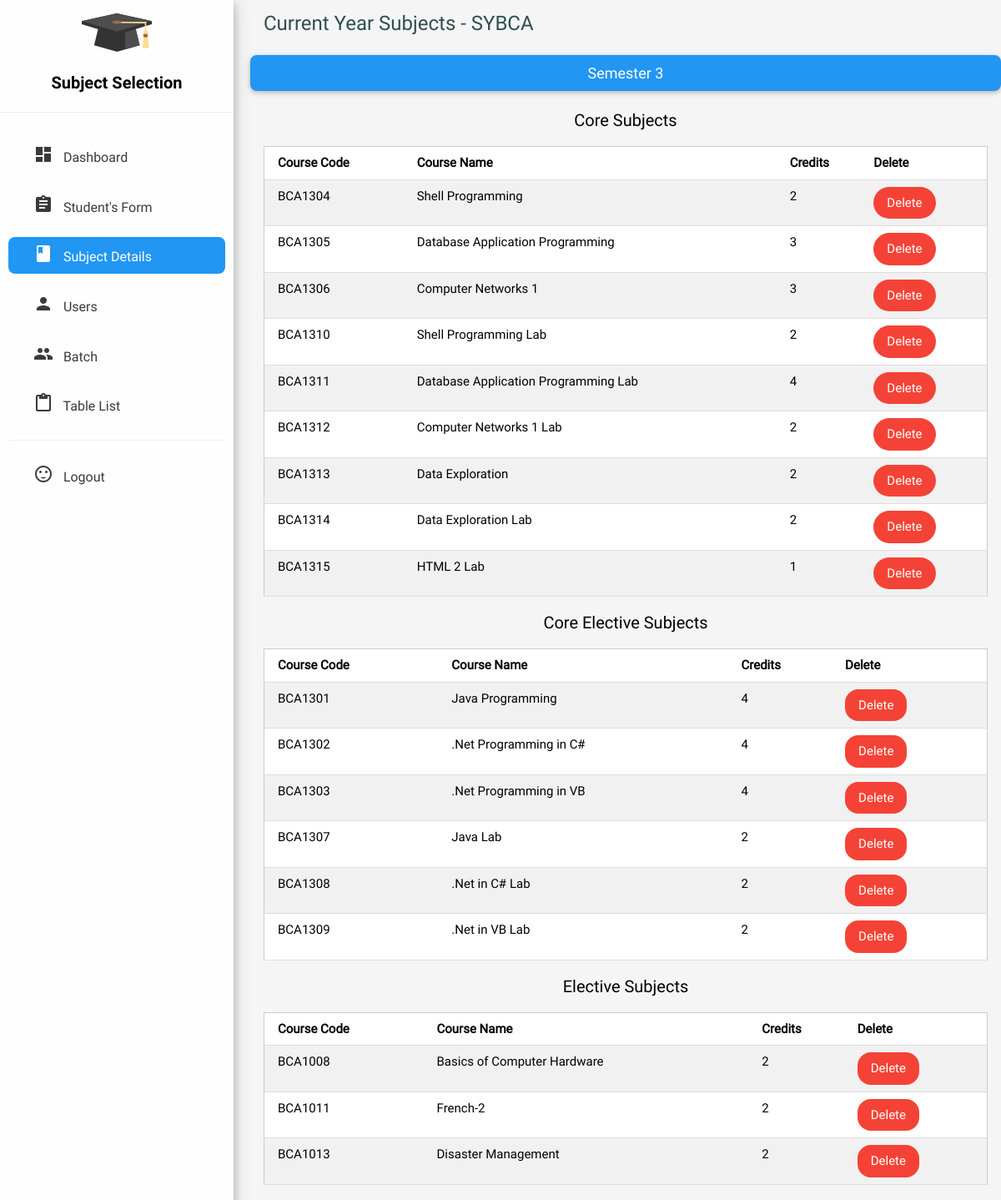
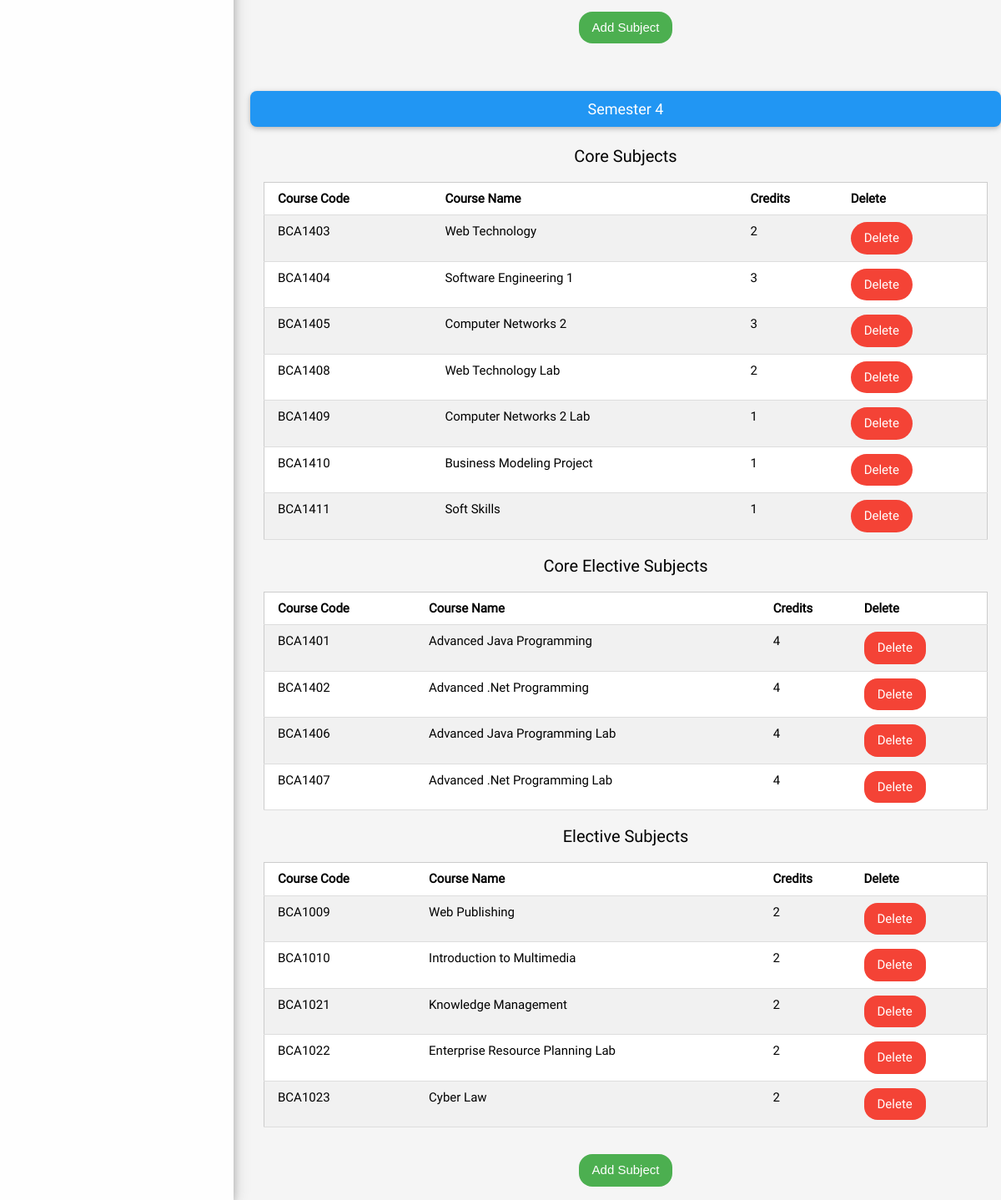
/admin/editSubjectsSYBCA.php (signed in), run on the app's committed database (2 pictures, top to bottom).
### tables this page shows
CREATE TABLE `bcasubjectlist` (
  `course_code` varchar(8) NOT NULL COMMENT ' ',
  `course_name` varchar(50) NOT NULL,
  `credits` int(1) NOT NULL,
  `course_type` varchar(25) NOT NULL
);

### admin/editSubjectsSYBCA.php (the view, shortened to what this page needs)
<!DOCTYPE html>
<html>
    <link rel="stylesheet" href="../css/w3.css">
    <link rel="stylesheet" href="../css/materialfonts.css">
    <body style="background-color: #f5f5f5;" onload="document.getElementById('fh1').click();document.getElementById('fh2').click();">
            <div class="w3-sidebar w3-bar-block w3-collapse w3-card-4 " style="width:280px;background-color: #fefefe;" id="mySidebar">
                <div class="w3-center">
                  <img class="w3-image  w3-margin-top w3-centered" height="30%" width="30%" src="../images/hat.svg" alt="hat" />
                  <p class="w3-centered" style="font-family: robotobold;font-size: 20px;">Subject Selection</p>
                </div>
                <hr>
                <div class="w3-center" style="padding: 10px;">
                    <a href="AdminDashboard.php" class="w3-bar-item w3-button w3-hover-light-gray w3-round-large w3-margin-bottom w3-text-dark-grey" style="font-family: robotoregular;padding-left: 30px;font-size: 16px;" ><i class="material-icons">dashboard</i>&nbsp;&nbsp; Dashboard</a>
                    <a href="AdminStudentForm.php" class="w3-bar-item w3-button w3-hover-light-gray w3-round-large w3-margin-bottom w3-text-dark-grey" style="font-family: robotoregular;padding-left: 30px;font-size: 16px;"><i class="material-icons">assignment</i>&nbsp;&nbsp; Student's Form</a>
                    <a href="AdminSubjectDetails.php" class="w3-bar-item w3-button w3-hover-blue w3-round-large w3-margin-bottom w3-blue w3-text-white" style="font-family: robotoregular;padding-left: 30px;font-size: 16px;"><i class="material-icons">book</i>&nbsp;&nbsp; Subject Details</a>
                    <a href="Users.php" class="w3-bar-item w3-button w3-hover-light-gray w3-round-large w3-margin-bottom w3-text-dark-grey" style="font-family: robotoregular;padding-left: 30px;font-size: 16px;"><i class="material-icons">person</i>&nbsp;&nbsp; Users</a>
                    <a href="batch.php" class="w3-bar-item w3-button w3-hover-light-gray w3-round-large w3-margin-bottom w3-text-dark-grey" style="font-family: robotoregular;padding-left: 30px;font-size: 16px;"><i class="material-icons">group</i>&nbsp;&nbsp; Batch</a>
                    <a href="TableList.php" class="w3-bar-item w3-button w3-hover-light-gray w3-round-large w3-margin-bottom w3-text-dark-grey" style="font-family: robotoregular;padding-left: 30px;font-size: 16px;"><i class="material-icons">content_paste</i>&nbsp;&nbsp; Table List</a>
                    <hr>
                        <a href="logout.php" class="w3-bar-item w3-button w3-hover-light-gray w3-round-medium w3-margin-top w3-text-dark-grey" style="font-family: robotoregular;padding-left: 30px;font-size: 16px;float:bottom;"><i class="material-icons">sentiment_satisfied</i>&nbsp;&nbsp; Logout</a>
                </div>
            </div>
            <div class="w3-main" style="margin-left:300px">
                <div>
                  <div class="w3-container">
                      <h3 style="font-family: robotoregular;color: darkslategray">Current Year Subjects - SYBCA </h3>
                  </div>
                </div>
                <h5 class="w3-button w3-card w3-block w3-white w3-hover-blue w3-round-large" id="fh1" onclick="myFunction('Demo1')" style="font-family: robotoregular;">Semester 3</h5>
                <div id="Demo1" class="w3-hide w3-center w3-container">
                        <?php
                            include '../DBConnection.php';
                            $sql="SELECT * FROM `ssbca-i`";
                            $result = $conn->query($sql);
                            if ($result->num_rows > 0)
                            {
                                echo '<h4 style="font-family: robotoregular;">Core Subjects</h4>';
                                $sql="SELECT bcasubjectlist.course_code,bcasubjectlist.course_name,bcasubjectlist.credits FROM bcasubjectlist INNER JOIN `ssbca-i` ON bcasubjectlist.course_code=`ssbca-i`.course_code WHERE bcasubjectlist.course_type=\"ssbca1_core\" ORDER BY bcasubjectlist.course_code ";
                                $result = $conn->query($sql);
                                if ($result->num_rows > 0) {
                                    echo'<table  class="w3-table-all  w3-margin-bottom w3-margin-top">';
                                    echo'<tr style="font-family: robotoregular;"> <th>Course Code</th> <th>Course Name</th> <th>Credits</th>  <th>Delete</th></tr>';
                                    while($row = $result->fetch_assoc()) {
                                        echo '<tr style="font-family: robotoregular;">';
                                        echo '<td>'.$row['course_code'].'</td>';
                                        echo '<td>'.$row['course_name'].'</td>';
                                        echo '<td>'.$row['credits'].'</td>';
                                        echo '<td><button type="button" name="delete" onclick="deleteSub(this);" class="w3-btn w3-red  w3-round-xxlarge" course_code='.$row['course_code'].' courseType="ssbca-i">Delete</button></td>';
                                        echo '</tr>';
                                    }
                                    echo"</table>";
                                }
                                else{
                                    echo'<p class="w3-text-red">No Core Subject has been set ! </p>';
                                }
                                echo '<h4 style="font-family: robotoregular;">Core Elective Subjects</h4>';
                                $sql="SELECT bcasubjectlist.course_code,bcasubjectlist.course_name,bcasubjectlist.credits FROM bcasubjectlist INNER JOIN `ssbca-i` ON bcasubjectlist.course_code=`ssbca-i`.course_code WHERE bcasubjectlist.course_type=\"ssbca1_core_elective\" ORDER BY bcasubjectlist.course_code ";
                                $result = $conn->query($sql);
                                if ($result->num_rows > 0) {
                                    echo'<table  class="w3-table-all  w3-margin-bottom w3-margin-top">';
                                    echo'<tr style="font-family: robotoregular;"> <th>Course Code</th> <th>Course Name</th> <th>Credits</th>  <th>Delete</th></tr>';
                                    while($row = $result->fetch_assoc()) {
                                        echo '<tr style="font-family: robotoregular;">';
                                        echo '<td>'.$row['course_code'].'</td>';
                                        echo '<td>'.$row['course_name'].'</td>';
                                        echo '<td>'.$row['credits'].'</td>';
                                        echo '<td><button type="button" name="delete" onclick="deleteSub(this);" class="w3-btn w3-red  w3-round-xlarge" course_code='.$row['course_code'].' courseType="ssbca-i">Delete</button></td>';
                                        echo '</tr>';
                                    }
                                    echo"</table>";
                                }
                                else{
                                    echo'<p class="w3-text-red">No Core Elective Subject has been set ! </p>';
                                }
                                echo '<h4 style="font-family: robotoregular;">Elective Subjects</h4>';
                                $sql="SELECT bcasubjectlist.course_code,bcasubjectlist.course_name,bcasubjectlist.credits FROM bcasubjectlist INNER JOIN `ssbca-i` ON bcasubjectlist.course_code=`ssbca-i`.course_code WHERE bcasubjectlist.course_type=\"elective\" ORDER BY bcasubjectlist.course_code ";
                                $result = $conn->query($sql);
                                if ($result->num_rows > 0) {
                                    echo'<table  class="w3-table-all  w3-margin-bottom w3-margin-top">';
                                    echo'<tr style="font-family: robotoregular;"> <th>Course Code</th> <th>Course Name</th> <th>Credits</th>  <th>Delete</th></tr>';
                                    while($row = $result->fetch_assoc()) {
                                        echo '<tr style="font-family: robotoregular;">';
                                        echo '<td>'.$row['course_code'].'</td>';
                                        echo '<td>'.$row['course_name'].'</td>';
                                        echo '<td>'.$row['credits'].'</td>';
                                        echo '<td><button type="button" name="delete" onclick="deleteSub(this);" class="w3-btn w3-red  w3-round-xlarge" course_code='.$row['course_code'].' courseType="ssbca-i">Delete</button></td>';
                                        echo '</tr>';
                                    }
                                    echo"</table>";
                                }
                                else{
                                    echo'<p class="w3-text-red">No Elective Subject has been set ! </p>';
                                }
                            }
                            else {
                                echo'<p class="w3-text-red">No Subject has been set ! </p>';
                            }
                        ?>
                    <div>
                            <button class="w3-btn w3-green w3-round-xlarge w3-margin" onclick="document.getElementById('adds1').style.display='block'">Add Subject</button>
                        </div>
                    </div>
                <h5 class="w3-button w3-card w3-block w3-white w3-hover-blue w3-round-large" id="fh2" onclick="myFunction('Demo2')" style="font-family: robotoregular;margin-top: 40px;">Semester 4</h5>
                <div id="Demo2" class="w3-hide w3-center w3-container">
                        <?php
                            include '../DBConnection.php';
                            $sql="SELECT * FROM `ssbca-ii`";
                            $result = $conn->query($sql);
                            if ($result->num_rows > 0)
                            {
                                echo '<h4 style="font-family: robotoregular;">Core Subjects</h4>';
                                $sql="SELECT bcasubjectlist.course_code,bcasubjectlist.course_name,bcasubjectlist.credits FROM bcasubjectlist INNER JOIN `ssbca-ii` ON bcasubjectlist.course_code=`ssbca-ii`.course_code WHERE bcasubjectlist.course_type=\"ssbca2_core\" ORDER BY bcasubjectlist.course_code ";
                                $result = $conn->query($sql);
                                if ($result->num_rows > 0) {
                                    echo'<table  class="w3-table-all w3-margin-bottom w3-margin-top">';
                                    echo'<tr style="font-family: robotoregular;"> <th>Course Code</th> <th>Course Name</th> <th>Credits</th> <th>Delete</th></tr>';
                                    while($row = $result->fetch_assoc()) {
                                        echo '<tr style="font-family: robotoregular;">';
                                        echo '<td>'.$row['course_code'].'</td>';
                                        echo '<td>'.$row['course_name'].'</td>';
                                        echo '<td>'.$row['credits'].'</td>';
                                        echo '<td><button type="button" name="delete" onclick="deleteSub(this);" class="w3-btn w3-red  w3-round-xxlarge" course_code='.$row['course_code'].' courseType="ssbca-ii">Delete</button></td>';
                                        echo '</tr>';
                                    }
                                    echo"</table>";
                                }
                                else{
                                    echo'<p class="w3-text-red">No Core Subject has been set ! </p>';
                                }
                                echo '<h4 style="font-family: robotoregular;">Core Elective Subjects</h4>';
                                $sql="SELECT bcasubjectlist.course_code,bcasubjectlist.course_name,bcasubjectlist.credits FROM bcasubjectlist INNER JOIN `ssbca-ii` ON bcasubjectlist.course_code=`ssbca-ii`.course_code WHERE bcasubjectlist.course_type=\"ssbca2_core_elective\" ORDER BY bcasubjectlist.course_code ";
                                $result = $conn->query($sql);
                                if ($result->num_rows > 0) {
                                    echo'<table  class="w3-table-all  w3-margin-bottom w3-margin-top">';
                                    echo'<tr style="font-family: robotoregular;"> <th>Course Code</th> <th>Course Name</th> <th>Credits</th> <th>Delete</th></tr>';
                                    while($row = $result->fetch_assoc()) {
                                        echo '<tr style="font-family: robotoregular;">';
                                        echo '<td>'.$row['course_code'].'</td>';
                                        echo '<td>'.$row['course_name'].'</td>';
                                        echo '<td>'.$row['credits'].'</td>';
                                        echo '<td><button type="button" name="delete" onclick="deleteSub(this);" class="w3-btn w3-red  w3-round-xlarge" course_code='.$row['course_code'].' courseType="ssbca-ii">Delete</button></td>';
                                        echo '</tr>';
                                    }
                                    echo"</table>";
                                }
                                else{
                                    echo'<p class="w3-text-red">No Core Elective Subject has been set ! </p>';
                                }
                                echo '<h4 style="font-family: robotoregular;">Elective Subjects</h4>';
                                $sql="SELECT bcasubjectlist.course_code,bcasubjectlist.course_name,bcasubjectlist.credits FROM bcasubjectlist INNER JOIN `ssbca-ii` ON bcasubjectlist.course_code=`ssbca-ii`.course_code WHERE bcasubjectlist.course_type=\"elective\" ORDER BY bcasubjectlist.course_code ";
                                $result = $conn->query($sql);
                                if ($result->num_rows > 0) {
                                    echo'<table  class="w3-table-all w3-margin-bottom w3-margin-top">';
                                    echo'<tr style="font-family: robotoregular;"> <th>Course Code</th> <th>Course Name</th> <th>Credits</th> <th>Delete</th></tr>';
                                    while($row = $result->fetch_assoc()) {
                                        echo '<tr style="font-family: robotoregular;">';
                                        echo '<td>'.$row['course_code'].'</td>';
                                        echo '<td>'.$row['course_name'].'</td>';
                                        echo '<td>'.$row['credits'].'</td>';
                                        echo '<td><button type="button" name="delete" onclick="deleteSub(this);" class="w3-btn w3-red  w3-round-xlarge" course_code='.$row['course_code'].' courseType="ssbca-ii">Delete</button></td>';
                                        echo '</tr>';
                                    }
                                    echo"</table>";
                                }
                                else{
                                    echo'<p class="w3-text-red">No Elective Subject has been set ! </p>';
                                }
                            }
                            else {
                                echo'<p class="w3-text-red">No Subject has been set ! </p>';
                            }
                        ?>
                            <div>
                            <button class="w3-btn w3-green w3-round-xlarge w3-margin" onclick="document.getElementById('adds2').style.display='block'">Add Subject</button>
                        </div>
                    </div>
            </div>
</body>
</html>

### data on the page
bcasubjectlist: course_code "BCA1304", course_name "Shell Programming", credits "2"
bcasubjectlist: course_code "BCA1305", course_name "Database Application Programming", credits "3"
bcasubjectlist: course_code "BCA1306", course_name "Computer Networks 1", credits "3"
bcasubjectlist: course_code "BCA1310", course_name "Shell Programming Lab", credits "2"
bcasubjectlist: course_code "BCA1311", course_name "Database Application Programming Lab", credits "4"
bcasubjectlist: course_code "BCA1312", course_name "Computer Networks 1 Lab", credits "2"
bcasubjectlist: course_code "BCA1313", course_name "Data Exploration", credits "2"
bcasubjectlist: course_code "BCA1314", course_name "Data Exploration Lab", credits "2"
bcasubjectlist: course_code "BCA1315", course_name "HTML 2 Lab", credits "1"
bcasubjectlist: course_code "BCA1301", course_name "Java Programming", credits "4"
bcasubjectlist: course_code "BCA1302", course_name ".Net Programming in C#", credits "4"
bcasubjectlist: course_code "BCA1303", course_name ".Net Programming in VB", credits "4"
bcasubjectlist: course_code "BCA1307", course_name "Java Lab", credits "2"
bcasubjectlist: course_code "BCA1308", course_name ".Net in C# Lab", credits "2"
bcasubjectlist: course_code "BCA1309", course_name ".Net in VB Lab", credits "2"
bcasubjectlist: course_code "BCA1008", course_name "Basics of Computer Hardware", credits "2"
bcasubjectlist: course_code "BCA1011", course_name "French-2", credits "2"
bcasubjectlist: course_code "BCA1013", course_name "Disaster Management", credits "2"
bcasubjectlist: course_code "BCA1403", course_name "Web Technology", credits "2"
bcasubjectlist: course_code "BCA1404", course_name "Software Engineering 1", credits "3"
bcasubjectlist: course_code "BCA1405", course_name "Computer Networks 2", credits "3"
bcasubjectlist: course_code "BCA1408", course_name "Web Technology Lab", credits "2"
bcasubjectlist: course_code "BCA1409", course_name "Computer Networks 2 Lab", credits "1"
bcasubjectlist: course_code "BCA1410", course_name "Business Modeling Project", credits "1"
bcasubjectlist: course_code "BCA1411", course_name "Soft Skills", credits "1"
bcasubjectlist: course_code "BCA1401", course_name "Advanced Java Programming", credits "4"
bcasubjectlist: course_code "BCA1402", course_name "Advanced .Net Programming", credits "4"
bcasubjectlist: course_code "BCA1406", course_name "Advanced Java Programming Lab", credits "4"
bcasubjectlist: course_code "BCA1407", course_name "Advanced .Net Programming Lab", credits "4"
bcasubjectlist: course_code "BCA1009", course_name "Web Publishing", credits "2"
bcasubjectlist: course_code "BCA1010", course_name "Introduction to Multimedia", credits "2"
bcasubjectlist: course_code "BCA1021", course_name "Knowledge Management", credits "2"
bcasubjectlist: course_code "BCA1022", course_name "Enterprise Resource Planning Lab", credits "2"
bcasubjectlist: course_code "BCA1023", course_name "Cyber Law", credits "2"
